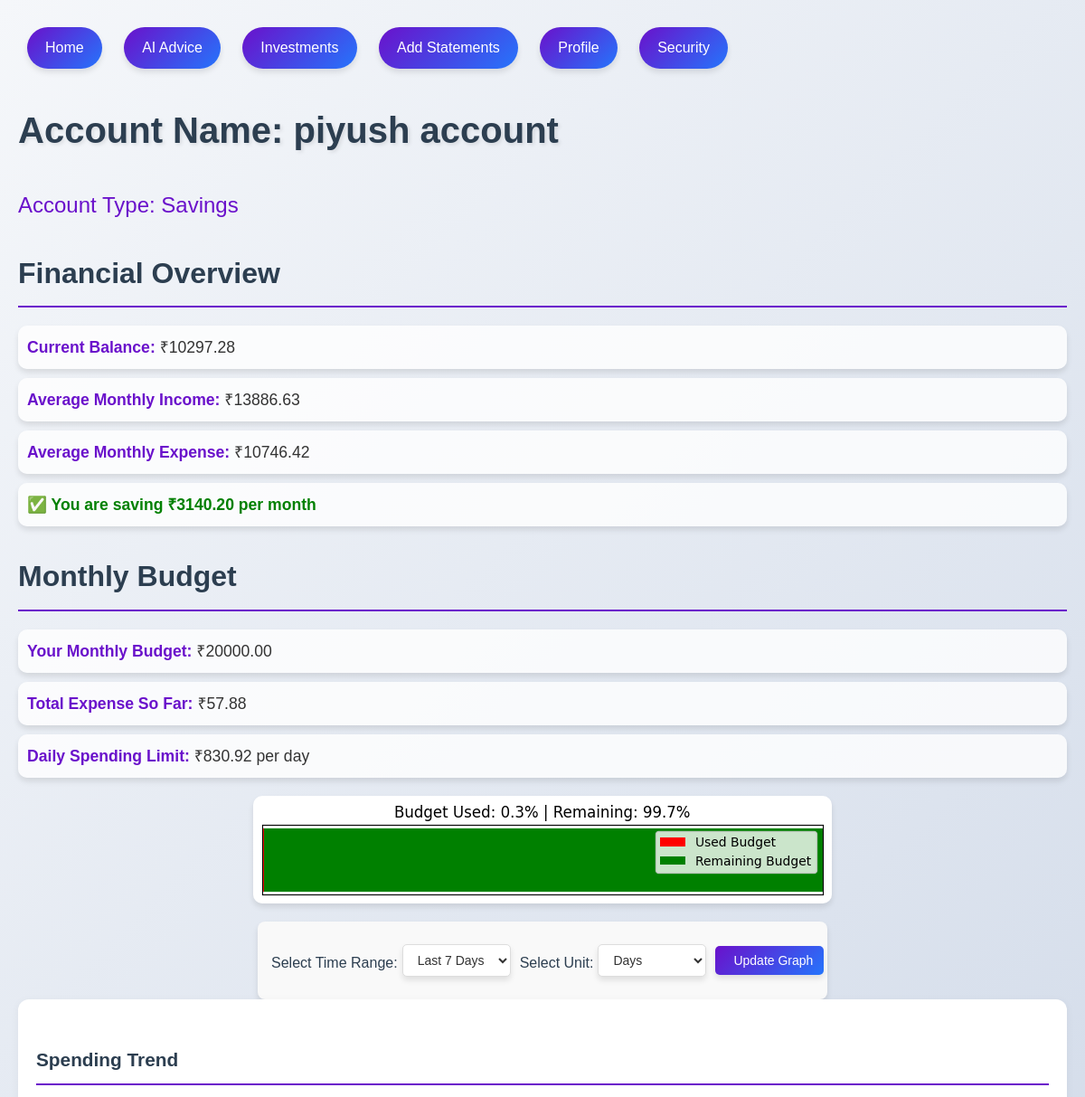
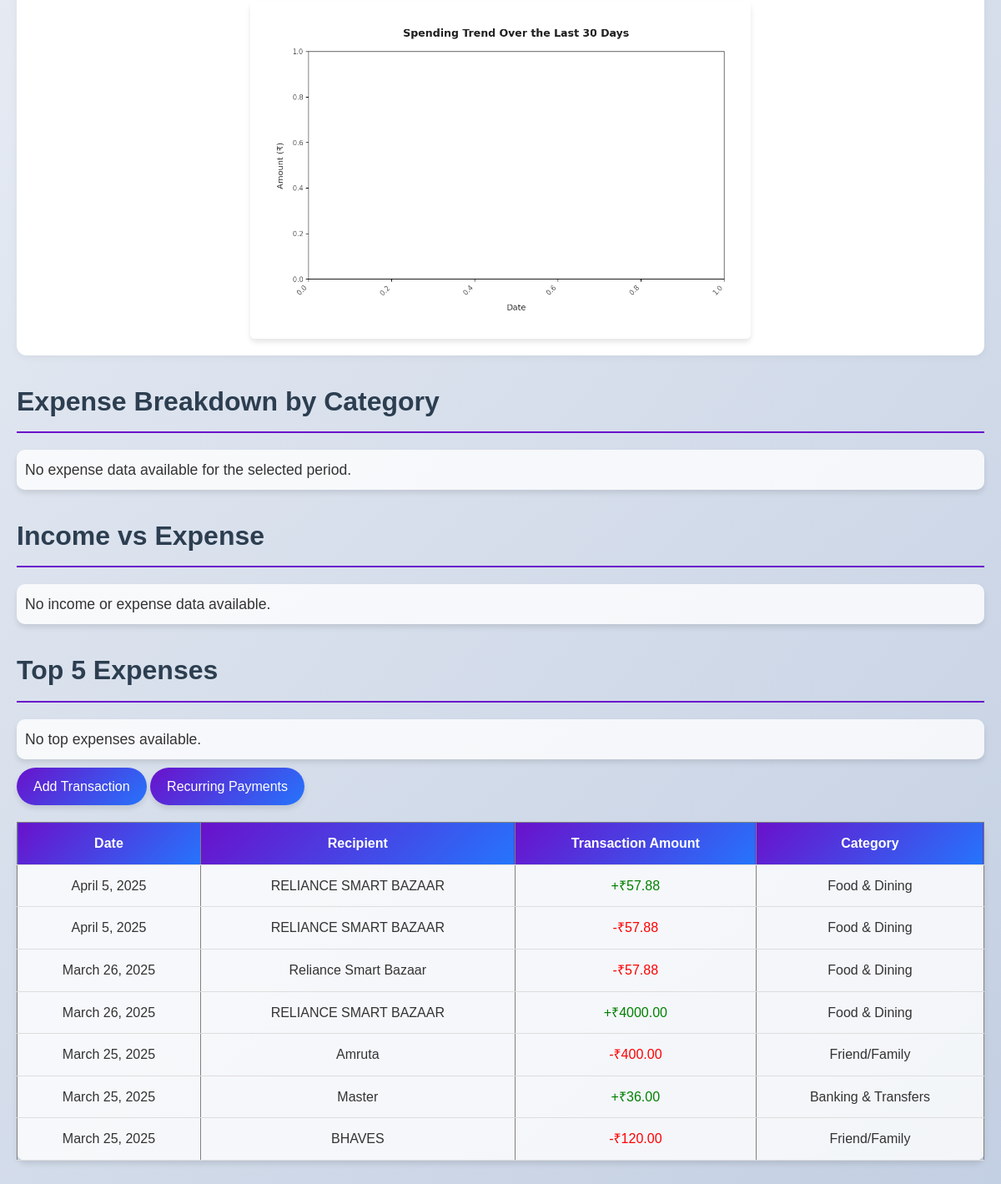
Screenshot of /Dashboard (signed in) with the database file from the repository (2 pictures, top to bottom).
### app/models.py (models this page shows, shortened)
class UserAccount(models.Model):
    user = models.ForeignKey(User, on_delete=models.CASCADE)  # Links to Django's User model
    account_name = models.CharField(max_length=255, null=False, blank=False)
    account_type = models.CharField(
        max_length=10,
        choices=[("Current", "Current"), ("Savings", "Savings")],
        null=False,
        blank=False,
    )
    current_balance = models.DecimalField(max_digits=12, decimal_places=2, null=True, blank=True)

class Transaction(models.Model):
    date = models.DateField()
    balance_amount = models.DecimalField(max_digits=10, decimal_places=2)
    transaction_amount = models.DecimalField(max_digits=10, decimal_places=2)
    type = models.CharField(max_length=2, choices=[('DR', 'Debit'), ('CR', 'Credit')])
    recipient = models.CharField(max_length=255)
    category = models.CharField(max_length=255)
    @classmethod
    def get_last_n_days_transactions(cls, days):
        start_date = timezone.now().date() - timedelta(days=days)
        return cls.objects.filter(date__gte=start_date)

class MonthlyBudget(models.Model):
    user = models.ForeignKey(User, on_delete=models.CASCADE)  # Links to Django's User model
    monthly_budget = models.DecimalField(max_digits=12, decimal_places=2, null=True, blank=True)

### app/views.py (the view, shortened to what this page needs)
# urls.py: path('Dashboard', views.Dashboard.as_view(), name='dashboard'),
class Dashboard(View):
    def get(self, request):
        print("Inside GET dashboard")
        latest_transaction = Transaction.objects.order_by("-id").first()
        current_balance = latest_transaction.balance_amount if latest_transaction else 0
        user_account = UserAccount.objects.filter(user=request.user).first()
        if user_account:
            account_name = user_account.account_name
            account_type = user_account.account_type
        else:
            account_name = "No Account Found"
            account_type = "N/A"
        estimate_data = estimate_section()
        try:
            budget = MonthlyBudget.objects.get(user=request.user)
            monthly_budget_target = budget.monthly_budget # This will later come from the database
            print("monthly_budget_target", monthly_budget_target)
        except MonthlyBudget.DoesNotExist:
            monthly_budget_target = 0  # Default value if no budget is found
            print("No budget found for the user. Setting default to ₹0.")
        budget_data = monthly_budget_visualization(monthly_budget_target)
        n = 30
        time_unit = 'days'
        today = timezone.now().date()
        earliest_transaction = Transaction.objects.order_by("date").first()
        if earliest_transaction:
            days_of_data = (today - earliest_transaction.date).days
            if days_of_data < 30:
                return render(request, "dashboard.html", {"error": "Not enough data available (Requires at least 30 days of transactions)."})
        trend_graph = trend_line_graph(n, time_unit)
        pie_chart = expense_category_pie_chart(n, time_unit)
        income_expense_chart = income_vs_expense_bar_chart(n, time_unit)
        top_expenses_chart = top_5_expenses_donut_chart(n, time_unit)
        recent_transactions = Transaction.objects.order_by("-date")[:7]
        return render(request, "dashboard.html", {
            "estimate_data": estimate_data,
            "trend_graph": trend_graph,
            "pie_chart": pie_chart,
            "income_expense_chart": income_expense_chart,
            "top_expenses_chart": top_expenses_chart,
            "recent_transactions": recent_transactions,
            "budget_data": budget_data,
            "monthly_budget": monthly_budget_target,
            "account_name": account_name,
            "account_type": account_type,
            "balance": current_balance
        })

### app/templates/dashboard.html (shortened to what this page needs)
<!DOCTYPE html>
<html lang="en">
<head>
    <link rel="stylesheet" href="static\css\dashboard.css">
</head>
<body>
    <div class="nav-container">
        <a href="{% url 'home' %}" class="nav-link" id="home-link">Home</a>
        <a href="{% url 'financial-report' %}" class="nav-link" id="finance-link">AI Advice</a>
        <a href="{% url 'st_homepage' %}" class="nav-link" id="stock-link">Investments</a>
        <a href="{% url 'add-statements' %}" class="nav-link" id="add-link">Add Statements</a>
        <a href="{% url 'profile' %}" class="nav-link" id="profile-link">Profile</a>
        <a href="{% url 'security' %}" class="nav-link" id="profile-link">Security</a>
    </div>
    <h1>Account Name: {{ account_name }} </h1>
    <h4>Account Type: {{ account_type }} </h4>
    <h2>Financial Overview</h2>
    <p><strong>Current Balance:</strong> ₹{{ balance|floatformat:2 }}</p>
    {% if estimate_data %}
        <p><strong>Average Monthly Income:</strong> ₹{{ estimate_data.avg_monthly_income|floatformat:2 }}</p>
        <p><strong>Average Monthly Expense:</strong> ₹{{ estimate_data.avg_monthly_expense|floatformat:2 }}</p>
        <p style="color: {{ estimate_data.net_color }}; font-weight: bold;">
            {{ estimate_data.net_report }}
        </p>
    {% else %}
        <p>Unable to load estimate data.</p>
    {% endif %}
    <h2>Monthly Budget</h2>
    {% if budget_data %}
        <p><strong>Your Monthly Budget:</strong> ₹{{ monthly_budget|floatformat:2 }}</p>
        <p><strong>Total Expense So Far:</strong> ₹{{ budget_data.total_expense|floatformat:2 }}</p>
        <p><strong>Daily Spending Limit:</strong> ₹{{ budget_data.daily_spending_limit|floatformat:2 }} per day</p>
        <img alt="Budget Progress" />
    {% else %}
        <p>Unable to load budget data.</p>
    {% endif %}
    <form method="POST" action="{% url 'dashboard' %}" class="filter-form">
        <div class="form-group">
            <label for="time_range">Select Time Range:</label>
            <select name="n" id="time_range" class="form-select">
                <option value="7">Last 7 Days</option>
            </select>
        </div>
        <div class="form-group">
            <label for="time_unit">Select Unit:</label>
            <select name="unit" id="time_unit" class="form-select">
                <option value="days" selected>Days</option>
            </select>
        </div>
        <button type="submit" class="form-button">Update Graph</button>
    </form>
<div class="finance-graph-container">
    <h2>Spending Trend</h2>
    {% if trend_graph %}
        <img
             alt="Spending Trend Graph"
             class="responsive-graph">
    {% else %}
        <p class="no-data-message">No spending data available</p>
    {% endif %}
</div>
     <h2>Expense Breakdown by Category</h2>
     {% if pie_chart %}
         <img alt="Expense Category Pie Chart" />
     {% else %}
         <p>No expense data available for the selected period.</p>
     {% endif %}
    <h2>Income vs Expense</h2>
    {% if income_expense_chart %}
        <img alt="Income vs Expense Chart" />
    {% else %}
        <p>No income or expense data available.</p>
    {% endif %}
    <h2>Top 5 Expenses</h2>
    {% if top_expenses_chart %}
        <img alt="Top 5 Expenses Donut Chart" />
    {% else %}
        <p>No top expenses available.</p>
    {% endif %}
    <a href="{% url 'add-transaction' %}"
   style="display: inline-block;
          padding: 10px 20px;
          background: linear-gradient(135deg, #6a11cb, #2575fc);
          color: #fff;
          text-decoration: none;
          border-radius: 25px;
          font-size: 1em;
          font-weight: 500;
          transition: transform 0.3s ease, box-shadow 0.3s ease;
          box-shadow: 0 4px 6px rgba(0, 0, 0, 0.1);">
    Add Transaction
</a>
<a href="{% url 'recurring' %}"
style="display: inline-block;
       padding: 10px 20px;
       background: linear-gradient(135deg, #6a11cb, #2575fc);
       color: #fff;
       text-decoration: none;
       border-radius: 25px;
       font-size: 1em;
       font-weight: 500;
       transition: transform 0.3s ease, box-shadow 0.3s ease;
       box-shadow: 0 4px 6px rgba(0, 0, 0, 0.1);">
 Recurring Payments
</a>
    {% if recent_transactions %}
    <table border="1" width="100%" style="border-collapse: collapse; text-align: center;">
        <thead>
            <tr>
                <th>Date</th>
                <th>Recipient</th>
                <th>Transaction Amount</th>
                <th>Category</th>
            </tr>
        </thead>
        <tbody>
            {% for transaction in recent_transactions %}
                <tr>
                    <td>{{ transaction.date }}</td>
                    <td>{{ transaction.recipient }}</td>
                    <td>
                        {% if transaction.type == "CR" %}
                            <span style="color: green;">+₹{{ transaction.transaction_amount }}</span>
                        {% else %}
                            <span style="color: red;">-₹{{ transaction.transaction_amount }}</span>
                        {% endif %}
                    </td>
                    <td>{{ transaction.category }}</td>
                </tr>
            {% endfor %}
        </tbody>
    </table>
{% else %}
    <p>No recent transactions found.</p>
{% endif %}
</body>
</html>

### app/static/css/dashboard.css (style rules this page uses)
body { font-family: 'Poppins', sans-serif; background: linear-gradient(135deg, #f5f7fa, #c3cfe2); color: #333; margin: 0; padding: 20px; line-height: 1.6; }
.nav-link { display: inline-block; margin: 10px; padding: 10px 20px; background: linear-gradient(135deg, #6a11cb, #2575fc); color: #fff; text-decoration: none; border-radius: 25px; font-size: 1em; transition: transform 0.3s ease, box-shadow 0.3s ease; box-shadow: 0 4px 6px rgba(0, 0, 0, 0.1); }
h1, h2, h3, h4 { color: #2c3e50; margin-bottom: 20px; }
h1 { font-size: 2.5em; font-weight: 700; text-shadow: 2px 2px 4px rgba(0, 0, 0, 0.1); }
h2 { font-size: 2em; font-weight: 600; border-bottom: 2px solid #6a11cb; padding-bottom: 10px; margin-top: 30px; }
h4 { font-size: 1.5em; font-weight: 500; color: #6a11cb; }
p { font-size: 1.1em; margin: 10px 0; padding: 10px; background: rgba(255, 255, 255, 0.8); border-radius: 10px; box-shadow: 0 4px 6px rgba(0, 0, 0, 0.1); }
p strong { color: #6a11cb; }
img { display: block; margin: 20px auto; max-width: 100%; border-radius: 10px; box-shadow: 0 4px 6px rgba(0, 0, 0, 0.1); transition: transform 0.3s ease; }
form { margin: 20px 0; padding: 20px; background: rgba(255, 255, 255, 0.8); border-radius: 10px; box-shadow: 0 4px 6px rgba(0, 0, 0, 0.1); }
label { display: block; margin: 10px 0 5px; font-weight: 500; color: #2c3e50; }
select, button { width: 20%; padding: 10px; margin: 10px 0; border: none; border-radius: 25px; font-size: 1em; background: linear-gradient(135deg, #6a11cb, #2575fc); color: #fff; cursor: pointer; transition: transform 0.3s ease, box-shadow 0.3s ease; box-shadow: 0 4px 6px rgba(0, 0, 0, 0.1); }
table { width: 100%; margin: 20px 0; border-collapse: collapse; background: rgba(255, 255, 255, 0.8); border-radius: 10px; box-shadow: 0 4px 6px rgba(0, 0, 0, 0.1); }
th, td { padding: 12px; text-align: center; border-bottom: 1px solid #ddd; }
th { background: linear-gradient(135deg, #6a11cb, #2575fc); color: #fff; font-weight: 600; }
.filter-form { display: flex; align-items: center; gap: 15px; margin: 20px 0; padding: 20px; background: rgba(255, 255, 255, 0.8); border-radius: 10px; box-shadow: 0 4px 6px rgba(0, 0, 0, 0.1); }
.form-group { display: flex; align-items: center; gap: 10px; }
.filter-form label { font-size: 1em; font-weight: 500; color: #2c3e50; }
.form-select { padding: 8px 12px; border: 1px solid #ccc; border-radius: 25px; font-size: 1em; background: #fff; color: #333; cursor: pointer; transition: border-color 0.3s ease, box-shadow 0.3s ease; }
.form-button { padding: 10px 20px; background: linear-gradient(135deg, #6a11cb, #2575fc); color: #fff; border: none; border-radius: 25px; font-size: 1em; font-weight: 500; cursor: pointer; transition: transform 0.3s ease, box-shadow 0.3s ease; box-shadow: 0 4px 6px rgba(0, 0, 0, 0.1); }
.filter-form { display: flex; align-items: center; gap: 10px; background: #f9f9f9; padding: 15px; border-radius: 8px; box-shadow: 0 4px 6px rgba(0, 0, 0, 0.1); max-width: 600px; margin: 0 auto; }
.form-group { display: flex; align-items: center; gap: 5px; }
label { font-weight: 500; color: #555; white-space: nowrap; }
.form-select { padding: 8px 12px; border: 1px solid #ddd; border-radius: 5px; font-size: 14px; background-color: white; transition: border-color 0.3s ease; }
.form-button { padding: 8px 20px; background-color: #007bff; color: white; border: none; border-radius: 5px; font-size: 14px; cursor: pointer; transition: background-color 0.3s ease; white-space: nowrap; }
.form-select { padding: 8px 12px; border: 1px solid #ddd; border-radius: 5px; font-size: 14px; background-color: white; transition: border-color 0.3s ease; min-width: 120px; }
.finance-graph-container { background: white; border-radius: 12px; padding: 20px; box-shadow: 0 2px 10px rgba(0, 0, 0, 0.05); margin-bottom: 25px; }
.finance-graph-container h2 { color: #2c3e50; font-size: 1.3rem; margin-bottom: 15px; font-weight: 600; }
.responsive-graph { width: 100%; height: auto; max-width: 600px; display: block; margin: 0 auto; border-radius: 6px; }

### rows the page displays
UserAccount: account_name "piyush account", account_type "Savings"
Transaction: balance_amount "10297.28"
MonthlyBudget: monthly_budget "20000.00"

### other values shown
{{ estimate_data.avg_monthly_income|floatformat:2 }} "13886.63"
{{ estimate_data.avg_monthly_expense|floatformat:2 }} "10746.42"
{{ estimate_data.net_report }} "✅ You are saving ₹3140.20 per month"
{{ budget_data.total_expense|floatformat:2 }} "57.88"
{{ budget_data.daily_spending_limit|floatformat:2 }} "830.92"
